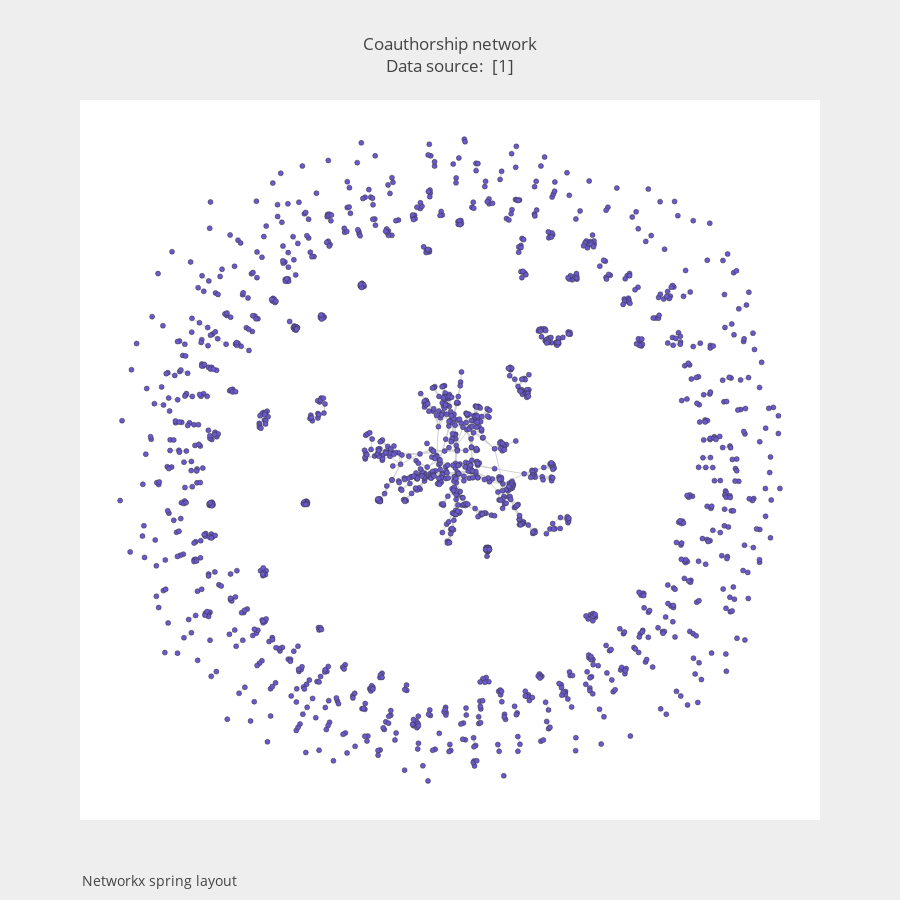

The notebook cell this image was saved under:
### Code cell
fig4 = go.Figure(data=[trace7, trace8], layout=layout)
fig4['layout'].update(width=900, height=900)
fig4['layout']['annotations'][0]['text'] = annot4
iplot(fig4)

### Figure 1 — Plotly figure (JSON) as saved in the notebook; plotly's stock layout.template omitted (floating-point values rounded to 4 significant figures; data arrays with more than 128 entries replaced by an {"elided": "..."} marker saying what was removed)
{"data": [{"hoverinfo": "none", "line": {"color": "rgb(210,210,210)", "width": 1}, "mode": "lines", "type": "scatter", "x": {"elided": "8226 float values"}, "y": {"elided": "8226 float values"}}, {"hoverinfo": "text", "marker": {"color": "#6959CD", "line": {"color": "rgb(50,50,50)", "width": 0.5}, "size": 5}, "mode": "markers", "text": {"elided": "1589 str values"}, "type": "scatter", "x": {"elided": "1589 float values"}, "y": {"elided": "1589 float values"}}], "layout": {"annotations": [{"font": {"size": 14}, "showarrow": false, "text": "Networkx spring layout", "x": 0, "xanchor": "left", "xref": "paper", "y": -0.1, "yanchor": "bottom", "yref": "paper"}], "font": {"size": 12}, "height": 900, "hovermode": "closest", "paper_bgcolor": "#eeeeee", "showlegend": false, "title": {"text": "Coauthorship network<br>Data source: <a href='https://networkdata.ics.uci.edu/data.php?id=11'> [1]</a>", "x": 0.5}, "width": 900, "xaxis": {"visible": false}, "yaxis": {"visible": false}}}
